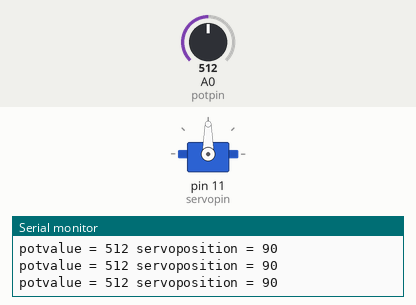
Simulated run of this sketch. Board: Arduino Uno, built with avr-gcc and run on an emulated ATmega328P. Shown: servo, the last lines printed to the serial monitor. Inputs (shaded band) come from the test bench; at power-on: A0 (potpin) = 512.

Above: at 1.2 s.
1.3 s: A0 (potpin) set to 108
At 2.5 s:
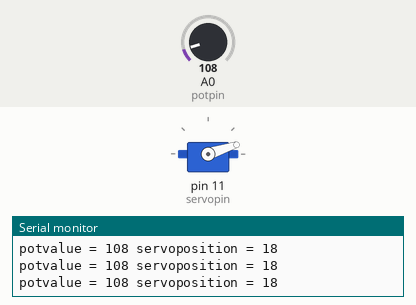
2.8 s: A0 (potpin) set to 89
At 3.4 s:
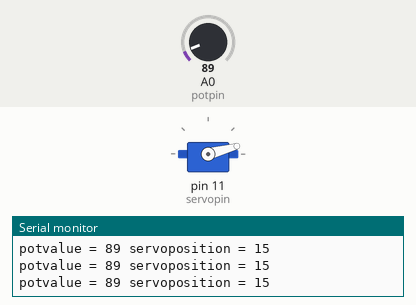
5.8 s: A0 (potpin) set to 122
At 7.0 s:
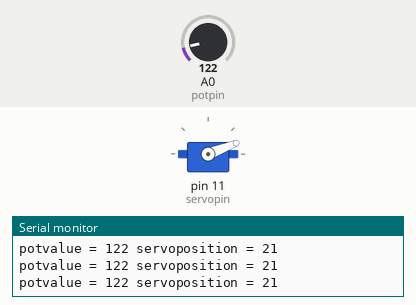
7.3 s: A0 (potpin) set to 557
At 8.0 s:
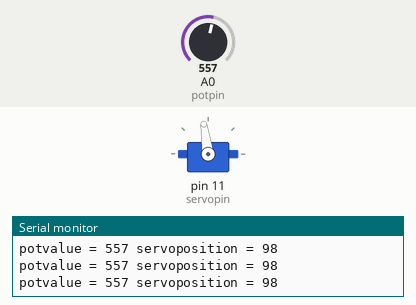
10.3 s: A0 (potpin) set to 581
At 11.1 s:
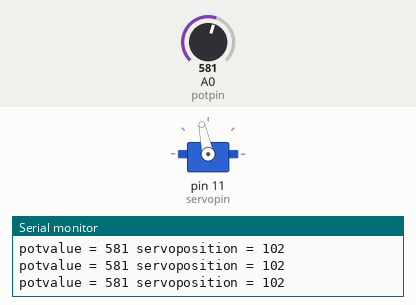
11.8 s: A0 (potpin) set to 986
At 12.2 s:
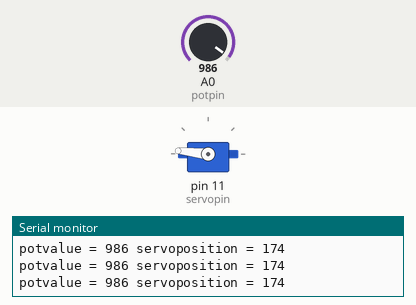
13.3 s: A0 (potpin) set to 1011
Timing chart, 0 to 16.3 s (numbered marks = the images above; inputs shaded):
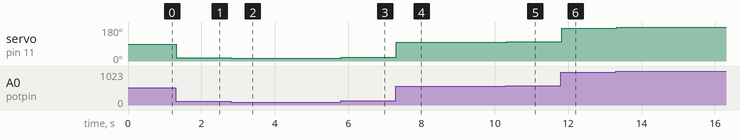

Measured:
- after the input at 1.3 s, servo on pin 11 (servopin): 90° → 18° at once
- after the input at 2.8 s, servo on pin 11 (servopin): 18° → 15° at once
- after the input at 5.8 s, servo on pin 11 (servopin): 15° → 21° at once
- after the input at 7.3 s, servo on pin 11 (servopin): 21° → 98° at once
- after the input at 10.3 s, servo on pin 11 (servopin): 98° → 102° at once
- after the input at 11.8 s, servo on pin 11 (servopin): 102° → 174° at once
- after the input at 13.3 s, servo on pin 11 (servopin): 174° → 178° at once

The sketch:

Controling_Servo_Using_Potentiometer.ino
```cpp
#include <Servo.h>
int servopin = 11;
int servoposition ;
Servo myservo;

int potpin = A0;
int potvalue;


void setup() {
  // put your setup code here, to run once:
  Serial.begin(9600);
  pinMode(potpin,INPUT);
  myservo.attach(servopin);
  pinMode(potpin , INPUT);

}

void loop() {
  // put your main code here, to run repeatedly:

  potvalue = analogRead(potpin);

  servoposition = (((potvalue - 2.)/1017.)*180.);


  myservo.write(servoposition);

  Serial.print("potvalue = ");
  Serial.print(potvalue);
  Serial.print(" servoposition = ");
  Serial.println(servoposition);


}
```
